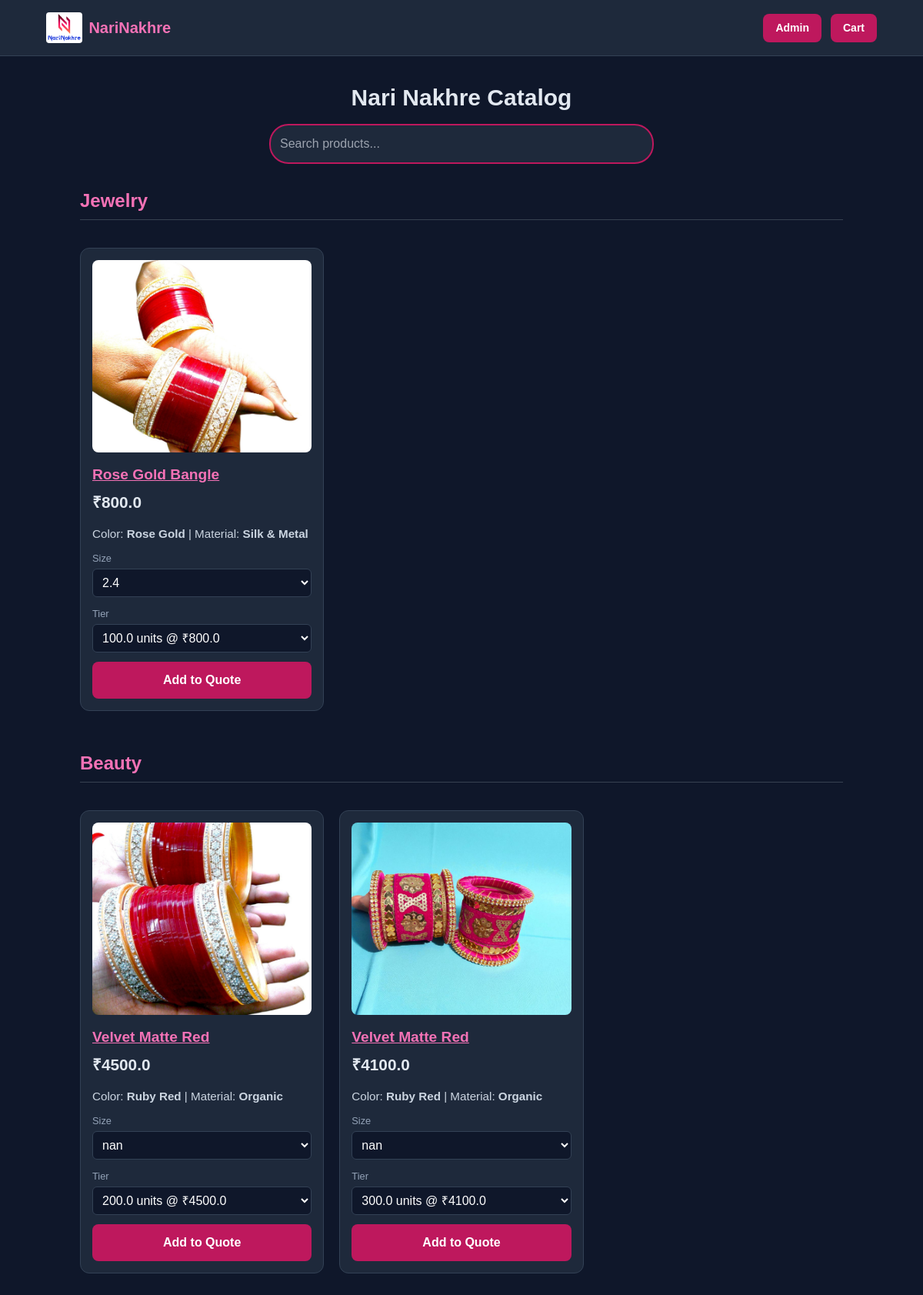
The page / on the database its author committed.
### tables this page shows
CREATE TABLE products (
                id INTEGER PRIMARY KEY AUTOINCREMENT,
                sku TEXT,
                name TEXT,
                hsn TEXT,
                gst REAL,
                material TEXT,
                color TEXT,
                sizes TEXT,
                category_id INTEGER,
                subcategory_id INTEGER,
                description TEXT,
                quantity1 REAL,
                price1 REAL,
                quantity2 REAL,
                price2 REAL,
                quantity3 REAL,
                price3 REAL
            , category TEXT, subcategory TEXT, image_file TEXT, image_url TEXT);

### app.py (the view)
@app.route('/')
def index():
    db = get_db()
    products = db.execute('SELECT * FROM products').fetchall()
    session['cart'] = session.get('cart', {})
    grouped_products = {}
    for product in products:
        cat = product['category'].strip() if product['category'] else None
        if not cat:
            continue  # skip products with no category
        if cat not in grouped_products:
            grouped_products[cat] = []
        product = dict(product)
        product['images'] = []
        for i in range(1,6):
            img_path = os.path.join('static', 'assets', 'products', f"{product['sku']}_{i}.jpg")
            if os.path.exists(img_path):
                product['images'].append(url_for('static', filename=f"assets/products/{product['sku']}_{i}.jpg"))
        if not product['images']:
            product['images'] = [url_for('static', filename='assets/products/default.jpg')]
        product['tiers'] = [
            {'tier': 1, 'qty': product.get('quantity1'), 'price': product.get('price1')},
            {'tier': 2, 'qty': product.get('quantity2'), 'price': product.get('price2')},
            {'tier': 3, 'qty': product.get('quantity3'), 'price': product.get('price3')},
        ]
        grouped_products[cat].append(product)
    return render_template('index.html', grouped_products=grouped_products, cart=session['cart'])

### app.py (called while the page is built)
def get_db():
    if 'db' not in g:
        g.db = sqlite3.connect(app.config['DATABASE'])
        g.db.row_factory = sqlite3.Row
    return g.db

### templates/index.html (shortened to what this page needs)
{% extends "base.html" %}
{% block content %}
<div class="search-section">
    <h1 class="text-3xl font-bold mb-4">Nari Nakhre Catalog</h1>
    <input type="text" class="search-bar" id="search" placeholder="Search products..." oninput="filterProducts()">
</div>
{% for category, products in grouped_products.items() %}
    <h2 class="text-2xl font-bold rose-accent mt-8 mb-4 border-b border-gray-700 pb-2">{{ category }}</h2>
    <div class="product-grid">
        {% for product in products[:5] %}
        <div class="product-card">
            <div class="carousel-container" style="position:relative;">
                <img src="{{ product.images[0] }}" class="product-image" alt="{{ product.name }}" id="carousel-img-{{ product.id }}">
            </div>
            <a class="product-title" href="{{ url_for('product_detail', product_id=product.id) }}" style="text-decoration:underline; color:#f472b6;">{{ product.name }}</a>
            <div class="product-price">₹{{ product.price1 }}</div>
            <div class="product-attributes" style="margin-bottom: 10px; font-size: 0.95rem; color: #cbd5e1;">
                {% if product.color or product.material %}
                    <span>
                        {% if product.color %}Color: <strong>{{ product.color }}</strong>{% endif %}
                        {% if product.color and product.material %} | {% endif %}
                        {% if product.material %}Material: <strong>{{ product.material }}</strong>{% endif %}
                    </span>
                {% endif %}
            </div>
            <div class="input-group">
                <label>Size</label>
                <select id="size-{{ product.id }}" class="input-field size-select">
                    {% for size in product.sizes.split(',') %}
                        <option value="{{ size|trim }}">{{ size|trim }}</option>
                    {% endfor %}
                </select>
            </div>
            <div class="input-group">
                <label>Tier</label>
                <select id="tier-select-{{ product.id }}" class="input-field tier-select">
                    {% for tier in product.tiers %}
                        {% if tier.qty and tier.price %}
                            <option value="{{ tier.qty }}" data-price="{{ tier.price }}">{{ tier.qty }} units @ ₹{{ tier.price }}</option>
                        {% endif %}
                    {% endfor %}
                </select>
            </div>
            <button class="add-to-quote-btn add-btn"
                data-sku="{{ product.id }}"
                data-tier="{{ product.tiers[0].qty if product.tiers and product.tiers[0].qty else 1 }}"
                data-price="{{ product.tiers[0].price if product.tiers and product.tiers[0].price else product.price1 }}"
                data-size="{{ product.sizes.split(',')[0]|trim if product.sizes else '' }}"
                onclick="addToQuoteDirect(this, '{{ product.id }}')"
            >Add to Quote</button>
        </div>
        {% endfor %}
    </div>
{% endfor %}
{% endblock %}

### templates/base.html (shortened to what this page needs)
<!DOCTYPE html>
<html lang="en">
<head>
    <link href="https://cdn.jsdelivr.net/npm/tailwindcss@2.2.19/dist/tailwind.min.css" rel="stylesheet">
</head>
<body>
    <header>
        <a href="/" class="flex items-center gap-2">
            <img src="/static/assets/logo.png" alt="Logo" style="height:40px; background:white; padding:2px; border-radius:4px;">
            <span class="text-xl font-bold rose-accent">NariNakhre</span>
        </a>
        <nav class="flex gap-3">
            <a href="{{ url_for('admin_login') }}" class="nav-btn">Admin</a>
            <a href="{{ url_for('checkout') }}" class="nav-btn">Cart</a>
        </nav>
    </header>
    <main class="container mx-auto p-4">
        {% block content %}{% endblock %}
    </main>
</body>
</html>

### templates/base.html (style rules this page uses)
body { background: #0f172a; color: #e2e8f0; font-family: sans-serif; }
.rose-accent { color: #f472b6; }
.nav-btn { background: #be185d; color: white; padding: 8px 16px; border-radius: 8px; font-size: 14px; font-weight: bold; }
header { display: flex; justify-content: space-between; align-items: center; padding: 1rem 5%; background: #1e293b; border-bottom: 1px solid #334155; }

### templates/index.html (style rules this page uses)
.search-section { text-align: center; margin: 20px 0; }
.search-bar { width: 90%; max-width: 500px; padding: 12px; border-radius: 25px; border: 2px solid #be185d; background: #1e293b; color: white; }
.product-grid { display: grid; grid-template-columns: repeat(auto-fill, minmax(280px, 1fr)); gap: 20px; padding: 20px 0; }
.product-card { background: #1e293b; border: 1px solid #334155; border-radius: 12px; padding: 15px; display: flex; flex-direction: column; }
.product-image { width: 100%; height: 250px; object-fit: cover; border-radius: 8px; margin-bottom: 15px; }
.product-title { font-size: 1.2rem; font-weight: bold; margin-bottom: 5px; color: #f472b6; }
.product-price { font-size: 1.3rem; font-weight: 800; margin-bottom: 15px; }
.input-group { margin-bottom: 12px; }
.input-group label { display: block; font-size: 0.8rem; color: #94a3b8; margin-bottom: 4px; }
.input-field { width: 100%; padding: 8px; background: #0f172a; border: 1px solid #334155; color: white; border-radius: 6px; }
.add-btn { background: #be185d; color: white; font-weight: bold; padding: 12px; border-radius: 8px; width: 100%; margin-top: auto; }

### rows shown on the page
products: category "Jewelry", shows a picture, name "Rose Gold Bangle", price1 "800.0", color "Rose Gold", material "Silk & Metal", sizes+id "2.4"
products: category "Beauty", shows a picture, name "Velvet Matte Red", price1 "4500.0", color "Ruby Red", material "Organic"
products: shows a picture, name "Velvet Matte Red", price1 "4100.0", color "Ruby Red", material "Organic"

### other values the page prints
form field value "100.0 units @ ₹800.0"
form field value "nan"
form field value "200.0 units @ ₹4500.0"
form field value "300.0 units @ ₹4100.0"
